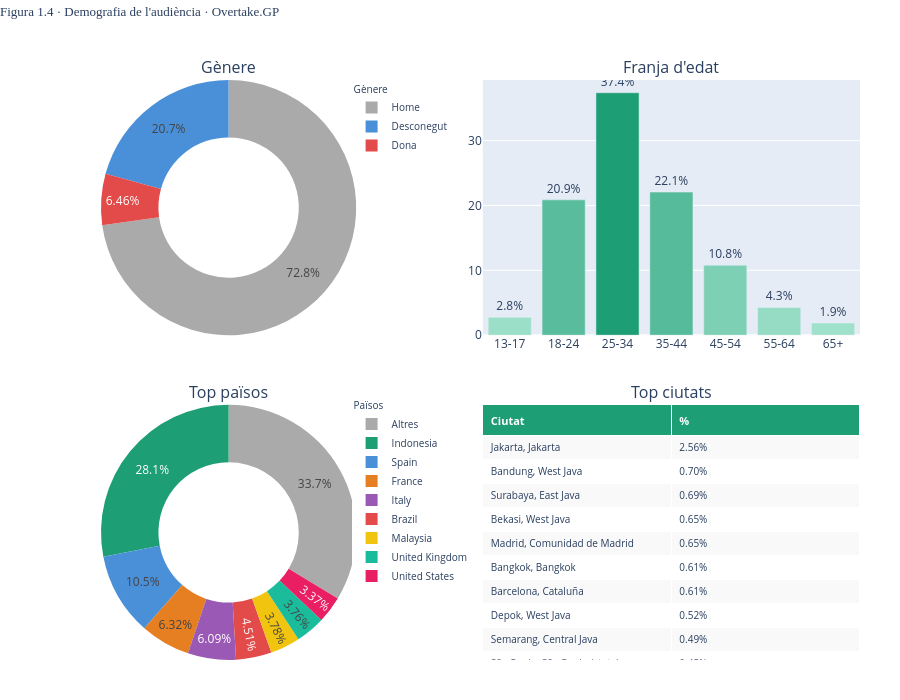

Notebook code for this chart:
### Code cell
# ── Figura 1.4 · Demografia de l'audiència · Overtake.GP ─────────────────────
# Font: Metricool API · instantània estàtica · maig 2026

# Noms de països a partir dels codis ISO
def nom_pais(codi):
    try:
        return pycountry.countries.get(alpha_2=codi).name
    except:
        return codi

df_country['nom'] = df_country['codi_pais'].apply(nom_pais)

# Top 8 països + Altres
top_countries = df_country.head(8).copy()
altres_pct = df_country.iloc[8:]['pct'].sum()
top_countries = pd.concat([
    top_countries,
    pd.DataFrame([{'codi_pais': 'OTHER', 'pct': round(altres_pct, 2), 'nom': 'Altres'}])
], ignore_index=True)

# Etiquetes de gènere
genere_map = {'M': 'Home', 'F': 'Dona', 'U': 'Desconegut'}
df_gender['label'] = df_gender['genere'].map(genere_map)

# Ordre franges d'edat
ordre_edat = ['13-17', '18-24', '25-34', '35-44', '45-54', '55-64', '65+']
df_age_ord = df_age.set_index('franja').reindex(ordre_edat).reset_index()

fig4 = make_subplots(
    rows=2, cols=2,
    specs=[
        [{"type": "pie"},   {"type": "bar"}],
        [{"type": "pie"},   {"type": "table"}]
    ],
    subplot_titles=[
        'Gènere', 'Franja d\'edat',
        'Top països', 'Top ciutats'
    ],
    vertical_spacing=0.12,
    horizontal_spacing=0.08
)

# ── Donut gènere ─────────────────────────────────────────────────────────────
fig4.add_trace(go.Pie(
    labels=df_gender['label'],
    values=df_gender['pct'],
    hole=0.55,
    marker=dict(colors=['#4A90D9', '#E24B4A', '#aaaaaa']),
    textinfo='percent',
    textposition='inside',
    hovertemplate='<b>%{label}</b><br>%{value:.1f}%<extra></extra>',
    showlegend=True,
    legend='legend',
    name='Gènere'
), row=1, col=1)

# ── Barres edat ───────────────────────────────────────────────────────────────
fig4.add_trace(go.Bar(
    x=df_age_ord['franja'],
    y=df_age_ord['pct'],
    marker=dict(
        color=df_age_ord['pct'],
        colorscale=[[0, '#9FE1CB'], [1, '#1D9E75']],
        showscale=False
    ),
    text=df_age_ord['pct'].apply(lambda x: f'{x:.1f}%'),
    textposition='outside',
    hovertemplate='<b>%{x}</b><br>%{y:.1f}%<extra></extra>',
    showlegend=False
), row=1, col=2)

# ── Donut països ──────────────────────────────────────────────────────────────
fig4.add_trace(go.Pie(
    labels=top_countries['nom'],
    values=top_countries['pct'],
    hole=0.55,
    marker=dict(colors=colors_pais),
    textinfo='percent',
    textposition='inside',
    hovertemplate='<b>%{label}</b><br>%{value:.1f}%<extra></extra>',
    showlegend=True,
    legend='legend2',
    name='Països'
), row=2, col=1)

fig4.update_layout(
    title=dict(
        text='Figura 1.4 · Demografia de l\'audiència · Overtake.GP',
        font=dict(size=13, family='Arial Black'),
        y=0.99, x=0.0, xanchor='left'
    ),
    height=700,
    margin=dict(t=80, b=40, l=40, r=160),
    paper_bgcolor='white',
    legend=dict(
        orientation='v',
        x=1.02,
        y=0.95,
        xanchor='left',
        font=dict(size=10),
        tracegroupgap=30
    )
)

# ── Taula ciutats ─────────────────────────────────────────────────────────────
fig4.add_trace(go.Table(
    header=dict(
        values=['<b>Ciutat</b>', '<b>%</b>'],
        fill_color='#1D9E75',
        font=dict(color='white', size=11),
        align='left',
        height=28
    ),
    cells=dict(
        values=[
            df_city['ciutat'].head(15),
            df_city['pct'].head(15).apply(lambda x: f'{x:.2f}%')
        ],
        fill_color=[['#f9f9f9', 'white'] * 8],
        align='left',
        font=dict(size=10),
        height=24
    )
), row=2, col=2)

fig4.update_layout(
    title=dict(
        text='Figura 1.4 · Demografia de l\'audiència · Overtake.GP',
        font=dict(size=13, family='Arial Black'),
        y=0.99, x=0.0, xanchor='left'
    ),
    height=700,
    margin=dict(t=80, b=40, l=40, r=40),
    paper_bgcolor='white'
)

fig4.update_layout(
    title=dict(
        text='Figura 1.4 · Demografia de l\'audiència · Overtake.GP',
        font=dict(size=13, family='Arial Black'),
        y=0.99, x=0.0, xanchor='left'
    ),
    height=700,
    margin=dict(t=80, b=40, l=40, r=40),
    paper_bgcolor='white',
    legend=dict(
        orientation='v',
        x=0.38, y=1.0,
        xanchor='left',
        font=dict(size=10),
        title=dict(text='Gènere', font=dict(size=10))
    ),
    legend2=dict(
        orientation='v',
        x=0.38, y=0.12,
        xanchor='left',
        font=dict(size=10),
        title=dict(text='Països', font=dict(size=10))
    )
)

fig4.show()

### Figure 1 — Plotly figure (JSON) as saved in the notebook; plotly's stock layout.template omitted (floating-point values rounded to 4 significant figures)
{"data": [{"domain": {"x": [0, 0.46], "y": [0.56, 1]}, "hole": 0.55, "hovertemplate": "<b>%{label}</b><br>%{value:.1f}%<extra></extra>", "labels": ["Desconegut", "Dona", "Home"], "legend": "legend", "marker": {"colors": ["#4A90D9", "#E24B4A", "#aaaaaa"]}, "name": "Gènere", "showlegend": true, "textinfo": "percent", "textposition": "inside", "type": "pie", "values": [20.74, 6.46, 72.8]}, {"hovertemplate": "<b>%{x}</b><br>%{y:.1f}%<extra></extra>", "marker": {"color": [2.76, 20.86, 37.37, 22.06, 10.79, 4.28, 1.88], "colorscale": [[0, "#9FE1CB"], [1, "#1D9E75"]], "showscale": false}, "showlegend": false, "text": ["2.8%", "20.9%", "37.4%", "22.1%", "10.8%", "4.3%", "1.9%"], "textposition": "outside", "type": "bar", "x": ["13-17", "18-24", "25-34", "35-44", "45-54", "55-64", "65+"], "xaxis": "x", "y": [2.76, 20.86, 37.37, 22.06, 10.79, 4.28, 1.88], "yaxis": "y"}, {"domain": {"x": [0, 0.46], "y": [0, 0.44]}, "hole": 0.55, "hovertemplate": "<b>%{label}</b><br>%{value:.1f}%<extra></extra>", "labels": ["Indonesia", "Spain", "France", "Italy", "Brazil", "Malaysia", "United Kingdom", "United States", "Altres"], "legend": "legend2", "marker": {"colors": ["#1D9E75", "#4A90D9", "#E67E22", "#9B59B6", "#E24B4A", "#F1C40F", "#1ABC9C", "#E91E63", "#aaaaaa"]}, "name": "Països", "showlegend": true, "textinfo": "percent", "textposition": "inside", "type": "pie", "values": [28.07, 10.47, 6.32, 6.09, 4.51, 3.78, 3.76, 3.37, 33.67]}, {"cells": {"align": "left", "fill": {"color": [["#f9f9f9", "white", "#f9f9f9", "white", "#f9f9f9", "white", "#f9f9f9", "white", "#f9f9f9", "white", "#f9f9f9", "white", "#f9f9f9", "white", "#f9f9f9", "white"]]}, "font": {"size": 10}, "height": 24, "values": [["Jakarta, Jakarta", "Bandung, West Java", "Surabaya, East Java", "Bekasi, West Java", "Madrid, Comunidad de Madrid", "Bangkok, Bangkok", "Barcelona, Cataluña", "Depok, West Java", "Semarang, Central Java", "São Paulo, São Paulo (state)", "Kuala Lumpur, Kuala Lumpur", "Bangalore, Karnataka", "Tangerang, Banten", "Melbourne, Victoria", "Chennai, Tamil Nadu"], ["2.56%", "0.70%", "0.69%", "0.65%", "0.65%", "0.61%", "0.61%", "0.52%", "0.49%", "0.45%", "0.37%", "0.36%", "0.35%", "0.34%", "0.33%"]]}, "domain": {"x": [0.54, 1], "y": [0, 0.44]}, "header": {"align": "left", "fill": {"color": "#1D9E75"}, "font": {"color": "white", "size": 11}, "height": 28, "values": ["<b>Ciutat</b>", "<b>%</b>"]}, "type": "table"}], "layout": {"annotations": [{"font": {"size": 16}, "showarrow": false, "text": "Gènere", "x": 0.23, "xanchor": "center", "xref": "paper", "y": 1, "yanchor": "bottom", "yref": "paper"}, {"font": {"size": 16}, "showarrow": false, "text": "Franja d'edat", "x": 0.77, "xanchor": "center", "xref": "paper", "y": 1, "yanchor": "bottom", "yref": "paper"}, {"font": {"size": 16}, "showarrow": false, "text": "Top països", "x": 0.23, "xanchor": "center", "xref": "paper", "y": 0.44, "yanchor": "bottom", "yref": "paper"}, {"font": {"size": 16}, "showarrow": false, "text": "Top ciutats", "x": 0.77, "xanchor": "center", "xref": "paper", "y": 0.44, "yanchor": "bottom", "yref": "paper"}], "height": 700, "legend": {"font": {"size": 10}, "orientation": "v", "title": {"font": {"size": 10}, "text": "Gènere"}, "tracegroupgap": 30, "x": 0.38, "xanchor": "left", "y": 1}, "legend2": {"font": {"size": 10}, "orientation": "v", "title": {"font": {"size": 10}, "text": "Països"}, "x": 0.38, "xanchor": "left", "y": 0.12}, "margin": {"b": 40, "l": 40, "r": 40, "t": 80}, "paper_bgcolor": "white", "title": {"font": {"family": "Arial Black", "size": 13}, "text": "Figura 1.4 · Demografia de l'audiència · Overtake.GP", "x": 0, "xanchor": "left", "y": 0.99}, "xaxis": {"anchor": "y", "domain": [0.54, 1]}, "yaxis": {"anchor": "x", "domain": [0.56, 1]}}}
